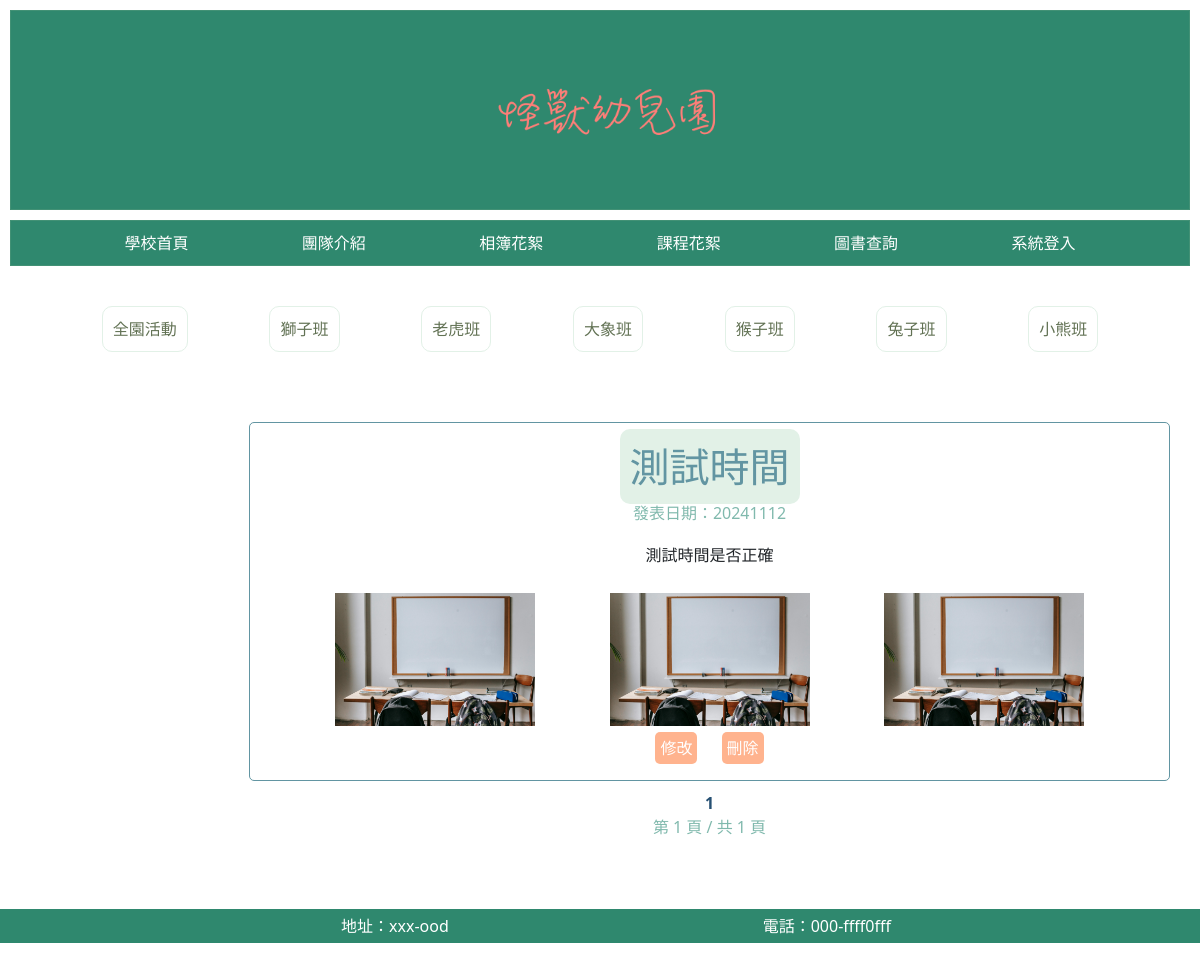
Screenshot of /course/ with the database file from the repository.
### blueprints/register/models.py (models this page shows)
class ClassDisplay(db.Model):
    __tablename__ = "班級介紹"
    class_name : Mapped[str] = mapped_column(String,primary_key=True)
    class_teacher1 : Mapped[str] = mapped_column(String)
    class_teacher2 : Mapped[str] = mapped_column(String)

class Course(db.Model):
    __tablename__ = "課程花絮"
    id: Mapped[int] = mapped_column(Integer,primary_key=True)
    posttime: Mapped[str] = mapped_column(String)
    class_ : Mapped[str] = mapped_column(String,nullable=False)
    title : Mapped[str] =mapped_column(String,nullable=False)
    context : Mapped[str] = mapped_column(String,nullable=False)
    picture_path1 : Mapped[str] = mapped_column(String)
    picture_path2: Mapped[str] = mapped_column(String)
    picture_path3 : Mapped[str] = mapped_column(String)

### blueprints/course/route.py (the view)
@course.route("/", methods=["GET", "POST"])
def index():
    allclass = [item.class_name for item in ClassDisplay.query.all()]
    page = request.args.get("page", 1, type=int)
    posts = Course.query.filter_by(class_="全園活動").paginate(page=page, per_page=1, error_out=False)
    return render_template("course.html", posts=posts.items,
                           pagination=posts, current_page=posts.page, total_pages=posts.total, allclass=allclass)

### blueprints/register/route.py (called while the page is built)
@register.before_app_request
def create_admin_user():
    if not UserData.query.filter_by(user_name="admin").first():
        admin = UserData(user_name="admin", user_password="admin", user_account="admin")
        db.session.add(admin)
        db.session.commit()
        print("預設管理者帳號已建立：admin / admin")

### blueprints/course/templates/course.html (shortened to what this page needs)
{% extends "base.html" %}
{% block content%}
{% block edit%}
<div class="course_nav">
    <ul class="course_class">
        <li>
            <a href="{{url_for('course.index') }}">全園活動</a>
        </li>
        {% for class_name in allclass %}
        <li>
            <a href="{{url_for('course.class_page',class_name=class_name) }}">
                {{ class_name }}</a>
        </li>
        {% endfor %}
    </ul>
</div>
<div class="course_container">
    {% block indiviual%}
    <div class="course_content">
           {% if posts %}
    {% for post in posts %}
    <div class="course_items">
        <h1><span class="content_title">{{post.title }}</span></h1>
        <div class="content_date">發表日期：{{post.posttime}}</div>
        <p class="content_p">{{ post.context |safe}}</p>
        <div class="content_img">
            <img src="{{ url_for('static', filename=post.picture_path1) }}" alt="上傳圖片">
            <img src="{{ url_for('static', filename=post.picture_path2) }}" alt="上傳圖片">
            <img src="{{ url_for('static', filename=post.picture_path3) }}" alt="上傳圖片">
        </div>
        <a class="article_edit_a" href="{{url_for('course.course_edit',post_id=post.id)}}">修改</a>
        <a class="article_edit_a" href="{{url_for('course.course_delete',post_id=post.id)}}">刪除</a>
        {% endfor %}
        {% else %}
        <h1><span class="content_title">尚無貼文</span></h1>
        {% endif %}
    </div>
    <div class="pagination">
        <div>
            {% for page_num in range(1, total_pages + 1) %}
            {% if page_num == current_page %}
            <strong class="pagination_a_number">{{ page_num }}</strong>
            {% else %}
            <a class="pagination_a_number" href="{{ url_for('course.index', page=page_num) }}">{{ page_num }}</a>
            {% endif %}
            {% endfor %}
        </div>
        <div>
            <span>第 {{ current_page }} 頁 / 共 {{ total_pages }} 頁</span>
        </div>
    </div>
</div>
{% endblock %}
{% endblock %}
{% endblock %}

### blueprints/templates/base.html (shortened to what this page needs)
<!DOCTYPE html>
<html lang="en">
<head>
    <link rel="stylesheet" href="{{ url_for('static', filename='style.css') }}">
    <link href="https://cdn.jsdelivr.net/npm/bootstrap@5.1.1/dist/css/bootstrap.min.css"
          rel="stylesheet"
>
</head>
<body>
<div class="content">
    <div class="title">
        <img class="title_image" src="{{ url_for('static', filename='title_image.png') }}"></div>
    <ul class="title_nav">
        <li class="nav_li"><a class="nav_li_a" href="{{ url_for( 'main.index') }}"> 學校首頁 </a></li>
        <li class="nav_li"><a class="nav_li_a" href="{{ url_for( 'introduce.index') }}"> 團隊介紹 </a></li>
        <li class="nav_li"><a class="nav_li_a" href="https://drive.google.com/drive/"> 相簿花絮 </a></li>
        <li class="nav_li"><a class="nav_li_a" href="{{ url_for( 'course.index') }}"> 課程花絮 </a></li>
        <li class="nav_li"><a class="nav_li_a" href="{{ url_for( 'library.index') }}"> 圖書查詢 </a></li>
        {% if current_user.is_authenticated %}
        <li class="nav_li"><a class="nav_li_a" href="{{ url_for( 'register.manager') }}"> 資料管理 </a></li>
        <li class="nav_li"><a class="nav_li_a" href="{{ url_for( 'register.logout') }}"> 系統登出 </a></li>
        {% else %}
        <li class="nav_li"><a class="nav_li_a" href="{{ url_for( 'register.index') }}"> 系統登入 </a></li>
        {% endif%}
    </ul>
    {% block content%}
    {% endblock %}
</div>
<ul class="footer_layout ">
    <li class="footer_items">地址：xxx-ood</li>
    <li class="footer_items">電話：000-ffff0fff</li>
</ul>
</body>
</html>

### blueprints/static/style.css (style rules this page uses)
body, html { display: flex; flex-direction: column; height: 100vh; margin: 0; }
.content { flex:1 }
.title { display: flex; justify-content:center; text-align: center; height: 200px; background:#2f886e; overflow:hidden; margin:10px; border: 1px solid #429175; }
.title_nav { text-align: center; list-style:none; display: flex; justify-content:space-evenly; background:#2f886e; padding:10px; margin:10px; border: 1px solid #429175; }
.nav_li { display: block; padding:0; }
.nav_li_a { color:white; text-decoration: none; padding:5px 10px; }
.footer_layout { flex:1; margin-top:10px; display:flex; align-items:flex-end; justify-content:space-evenly; background:#2f886e; }
.footer_items { list-style:none; color:white; text-decoration:none; padding:5px; background:#2f886e; }
.course_container { display:grid; grid-template-column: 5% auto; grid-template-row: auto; margin:10px; }
.course_nav { grid-column-start: 1; grid-column-end: 2; color:#1A4D2E; }
.course_class { display:flex; flex-wrap:wrap; justify-content:space-evenly; margin:20px; padding:10px; list-style:none; }
.course_class li { margin:10px; padding:10px; border-radius:10px; border: 1px solid #E2F1E7; text-align:center; }
.course_nav a { color: #627254; text-decoration:none; }
.course_content { grid-column-start: 2; grid-column-end: 3; margin:20px ; padding-bottom:30px; }
.course_items { margin-top:10px; padding:20px; text-align:center; border:1px solid #6295A2; border-radius:5px; }
.content_title { color:#6295A2; background:#E2F1E7; border-radius:10px; padding:10px; }
.content_date { color:#80B9AD; padding:2px; border-radius:10px; }
.content_p { color:#6295A2; }
.content_img { display:flex; justify-content:space-evenly; }
.content_img img { background:white; object-fit:contains; height:auto; width:200px; margin:10px; }
.article_edit_a { text-decoration:none; background:#FFB38E; border-radius:5px; padding:5px; margin:10px; color:white; }
.pagination { grid-column-start: 2; grid-column-end: 3; display:flex; flex-direction:column; text-align:center; color:#80B9AD; margin:10px; }
.pagination_a_number { color:#265073; text-decoration:none; padding-left:5px; padding-right:5px; }

### rows the page displays
ClassDisplay: class_name "獅子班"
ClassDisplay: class_name "老虎班"
ClassDisplay: class_name "大象班"
ClassDisplay: class_name "猴子班"
ClassDisplay: class_name "兔子班"
ClassDisplay: class_name "小熊班"
Course: title "測試時間", posttime "20241112", context "測試時間是否正確", picture_path1 (picture), picture_path2 (picture), picture_path3 (picture)

### other values shown
{{ page_num }} "1"
{{ current_page }} "1"
{{ total_pages }} "1"
